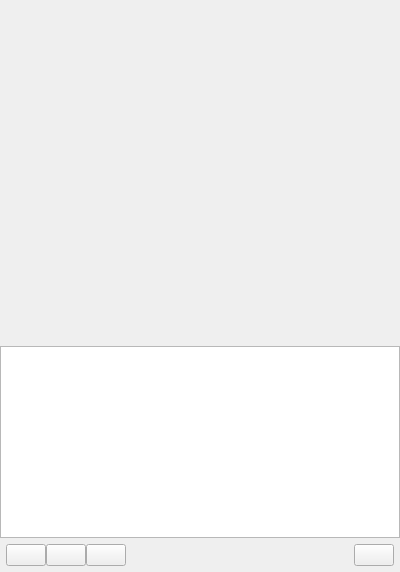
<?xml version="1.0" encoding="UTF-8"?>
<ui version="4.0">
 <class>Form</class>
 <widget class="QWidget" name="Form">
  <property name="geometry">
   <rect>
    <x>0</x>
    <y>0</y>
    <width>400</width>
    <height>572</height>
   </rect>
  </property>
  <property name="windowTitle">
   <string>Form</string>
  </property>
  <property name="autoFillBackground">
   <bool>false</bool>
  </property>
  <layout class="QVBoxLayout">
   <property name="spacing">
    <number>0</number>
   </property>
   <property name="leftMargin">
    <number>0</number>
   </property>
   <property name="topMargin">
    <number>0</number>
   </property>
   <property name="rightMargin">
    <number>0</number>
   </property>
   <property name="bottomMargin">
    <number>0</number>
   </property>
   <item>
    <widget class="VideoWidget" name="video" native="true">
     <property name="sizePolicy">
      <sizepolicy hsizetype="Preferred" vsizetype="Expanding">
       <horstretch>0</horstretch>
       <verstretch>0</verstretch>
      </sizepolicy>
     </property>
    </widget>
   </item>
   <item>
    <widget class="QTextBrowser" name="consoleTextBrowser">
     <property name="sizePolicy">
      <sizepolicy hsizetype="Expanding" vsizetype="Minimum">
       <horstretch>0</horstretch>
       <verstretch>0</verstretch>
      </sizepolicy>
     </property>
     <property name="lineWrapMode">
      <enum>QTextEdit::NoWrap</enum>
     </property>
    </widget>
   </item>
   <item>
    <layout class="QVBoxLayout" name="verticalLayout">
     <property name="spacing">
      <number>0</number>
     </property>
     <property name="leftMargin">
      <number>0</number>
     </property>
     <property name="topMargin">
      <number>0</number>
     </property>
     <property name="rightMargin">
      <number>0</number>
     </property>
     <property name="bottomMargin">
      <number>0</number>
     </property>
     <item>
      <layout class="QHBoxLayout" name="horizontalLayout">
       <property name="leftMargin">
        <number>6</number>
       </property>
       <property name="topMargin">
        <number>6</number>
       </property>
       <property name="rightMargin">
        <number>6</number>
       </property>
       <property name="bottomMargin">
        <number>6</number>
       </property>
       <item>
        <layout class="QHBoxLayout" name="horizontalLayout_3">
         <item>
          <widget class="QPushButton" name="startButton">
           <property name="text">
            <string/>
           </property>
           <property name="icon">
            <iconset>
             <normaloff>:/video/resources/22x22/media-playback-start.png</normaloff>
             <normalon>:/video/resources/22x22/media-playback-start.png</normalon>:/video/resources/22x22/media-playback-start.png</iconset>
           </property>
           <property name="iconSize">
            <size>
             <width>22</width>
             <height>22</height>
            </size>
           </property>
          </widget>
         </item>
         <item>
          <widget class="QPushButton" name="pauseButton">
           <property name="text">
            <string/>
           </property>
           <property name="icon">
            <iconset>
             <normaloff>:/video/resources/22x22/media-playback-pause.png</normaloff>
             <normalon>:/video/resources/22x22/media-playback-pause.png</normalon>:/video/resources/22x22/media-playback-pause.png</iconset>
           </property>
           <property name="iconSize">
            <size>
             <width>22</width>
             <height>22</height>
            </size>
           </property>
          </widget>
         </item>
         <item>
          <widget class="QPushButton" name="stopButton">
           <property name="mouseTracking">
            <bool>true</bool>
           </property>
           <property name="text">
            <string/>
           </property>
           <property name="icon">
            <iconset>
             <normaloff>:/video/resources/22x22/media-playback-stop.png</normaloff>
             <normalon>:/video/resources/22x22/media-playback-stop.png</normalon>:/video/resources/22x22/media-playback-stop.png</iconset>
           </property>
           <property name="iconSize">
            <size>
             <width>22</width>
             <height>22</height>
            </size>
           </property>
          </widget>
         </item>
        </layout>
       </item>
       <item>
        <spacer name="horizontalSpacer">
         <property name="orientation">
          <enum>Qt::Horizontal</enum>
         </property>
         <property name="sizeHint" stdset="0">
          <size>
           <width>40</width>
           <height>20</height>
          </size>
         </property>
        </spacer>
       </item>
       <item>
        <layout class="QHBoxLayout" name="horizontalLayout_2">
         <item>
          <widget class="QPushButton" name="consoleButton">
           <property name="mouseTracking">
            <bool>true</bool>
           </property>
           <property name="text">
            <string/>
           </property>
           <property name="icon">
            <iconset>
             <normaloff>:/video/resources/22x22/utilities-terminal.png</normaloff>
             <normalon>:/video/resources/22x22/utilities-terminal.png</normalon>:/video/resources/22x22/utilities-terminal.png</iconset>
           </property>
           <property name="iconSize">
            <size>
             <width>22</width>
             <height>22</height>
            </size>
           </property>
          </widget>
         </item>
        </layout>
       </item>
      </layout>
     </item>
    </layout>
   </item>
  </layout>
 </widget>
 <customwidgets>
  <customwidget>
   <class>VideoWidget</class>
   <extends>QWidget</extends>
   <header>videowidget.h</header>
   <container>1</container>
  </customwidget>
 </customwidgets>
 <resources/>
 <connections/>
</ui>
